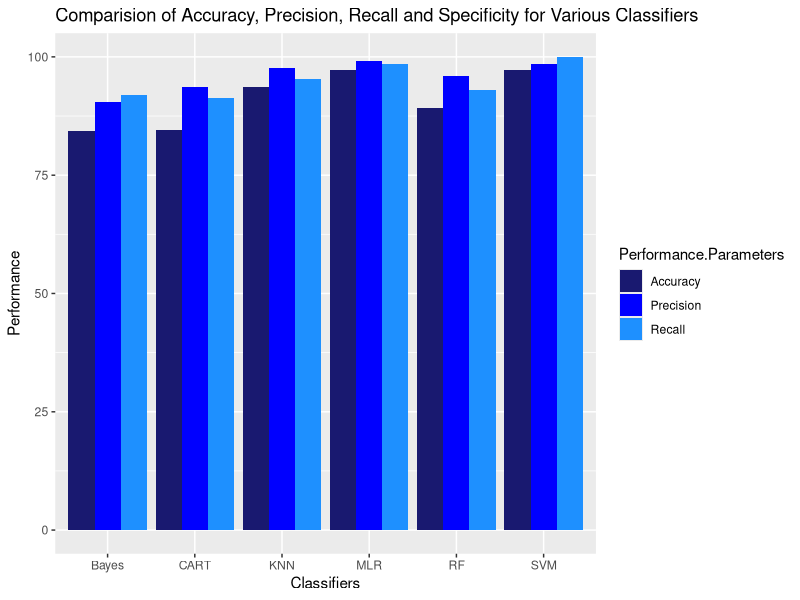
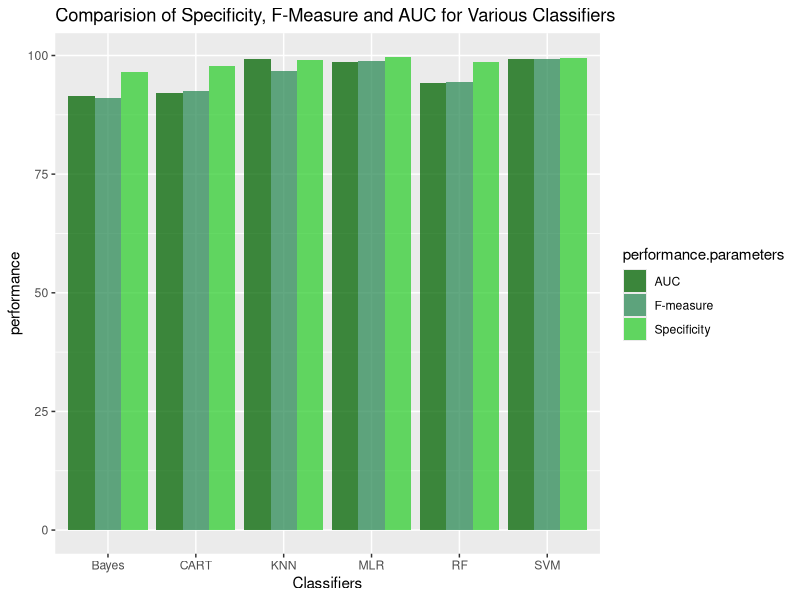

These charts were generated, in order, by the following R code:
library(ggplot2)
data<-read.csv("comparison.csv")
gr<-ggplot(data, aes(x = Classifiers, y = Performance, fill = Performance.Parameters)) + geom_col(position = position_dodge()) + scale_fill_manual(values = c("#191970", "#0000FF", "#1E90FF", "#87CEFA" )) + ggtitle("Comparision of Accuracy, Precision, Recall and Specificity for Various Classifiers")
print(gr)

gr1<-ggplot(data, aes(x = Classifiers, y = performance, fill = performance.parameters)) + geom_col(position = position_dodge(), alpha = 0.75) + scale_fill_manual(values = c("#006400", "#2E8B57", "#32CD32", "#98FB98" )) + ggtitle("Comparision of Specificity, F-Measure and AUC for Various Classifiers")
print(gr1)
